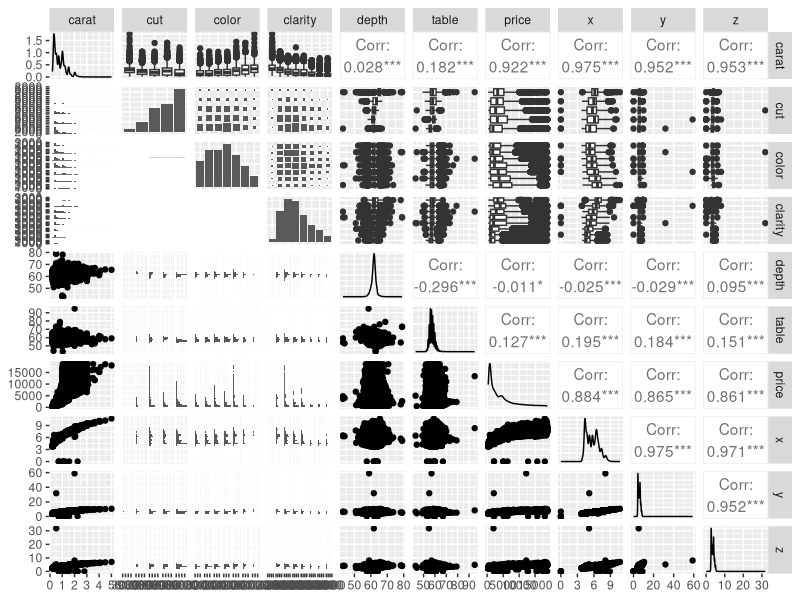
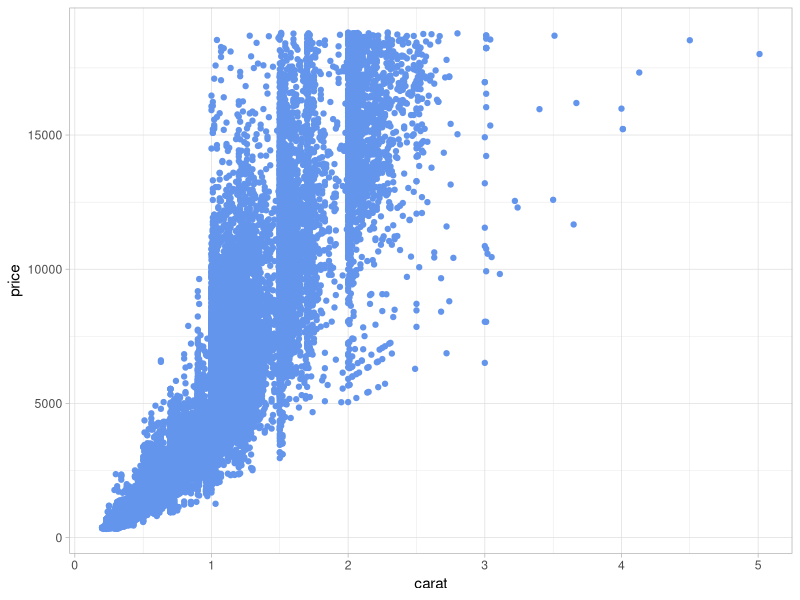
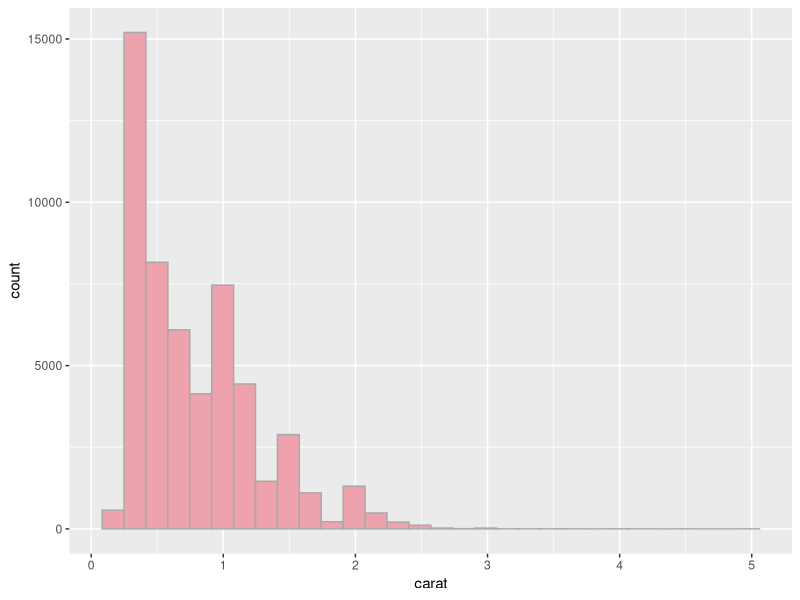

Reproduce these figures in R, in order.
## ---- chunk 1
library(tidyverse)
library(skimr)
library(GGally)
## ---- chunk 2
names(diamonds)

dim(diamonds)

summary(diamonds)

head(diamonds)

tail(diamonds)

skimr::skim(diamonds)
## ---- chunk 3
ggpairs(data = diamonds)
## ---- chunk 4
ggplot(diamonds, aes(x = carat, y = price)) +
  geom_point(color = "cornflowerblue") +
  theme_light()
## ---- chunk 5
ggplot(diamonds, aes(x = carat)) +
  geom_histogram(color = "darkgrey", fill = "lightpink2")
